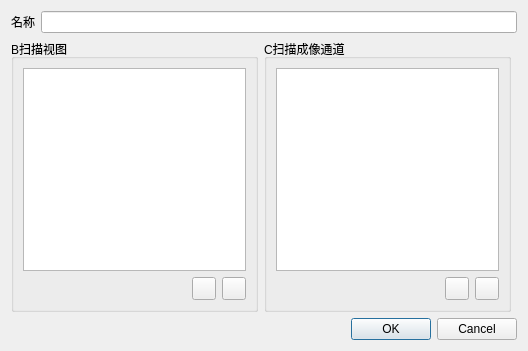
<?xml version="1.0" encoding="UTF-8"?>
<ui version="4.0">
 <class>PipeModeEdit</class>
 <widget class="QDialog" name="PipeModeEdit">
  <property name="geometry">
   <rect>
    <x>0</x>
    <y>0</y>
    <width>528</width>
    <height>351</height>
   </rect>
  </property>
  <property name="windowTitle">
   <string>扫描模式选项</string>
  </property>
  <layout class="QGridLayout" name="gridLayout">
   <item row="0" column="0" colspan="3">
    <layout class="QHBoxLayout" name="horizontalLayout_3">
     <item>
      <widget class="QLabel" name="label_9">
       <property name="text">
        <string>名称</string>
       </property>
      </widget>
     </item>
     <item>
      <widget class="QLineEdit" name="name"/>
     </item>
    </layout>
   </item>
   <item row="1" column="0">
    <widget class="QGroupBox" name="groupBox_4">
     <property name="title">
      <string>B扫描视图</string>
     </property>
     <layout class="QVBoxLayout" name="verticalLayout">
      <item>
       <widget class="QListWidget" name="bscan"/>
      </item>
      <item>
       <layout class="QHBoxLayout" name="horizontalLayout_2">
        <item>
         <spacer name="horizontalSpacer">
          <property name="orientation">
           <enum>Qt::Horizontal</enum>
          </property>
          <property name="sizeHint" stdset="0">
           <size>
            <width>40</width>
            <height>20</height>
           </size>
          </property>
         </spacer>
        </item>
        <item>
         <widget class="QToolButton" name="addPlot">
          <property name="icon">
           <iconset resource="../../../Resources/Resources.qrc">
            <normaloff>:/icons/plus.png</normaloff>:/icons/plus.png</iconset>
          </property>
         </widget>
        </item>
        <item>
         <widget class="QToolButton" name="removePlot">
          <property name="icon">
           <iconset resource="../../../Resources/Resources.qrc">
            <normaloff>:/icons/minus.png</normaloff>:/icons/minus.png</iconset>
          </property>
         </widget>
        </item>
       </layout>
      </item>
     </layout>
    </widget>
   </item>
   <item row="1" column="1">
    <widget class="QGroupBox" name="groupBox">
     <property name="title">
      <string>C扫描成像通道</string>
     </property>
     <layout class="QVBoxLayout" name="verticalLayout_2">
      <item>
       <widget class="QListWidget" name="images"/>
      </item>
      <item>
       <layout class="QHBoxLayout" name="horizontalLayout_4">
        <item>
         <spacer name="horizontalSpacer_2">
          <property name="orientation">
           <enum>Qt::Horizontal</enum>
          </property>
          <property name="sizeHint" stdset="0">
           <size>
            <width>40</width>
            <height>20</height>
           </size>
          </property>
         </spacer>
        </item>
        <item>
         <widget class="QToolButton" name="addImage">
          <property name="icon">
           <iconset resource="../../../Resources/Resources.qrc">
            <normaloff>:/icons/plus.png</normaloff>:/icons/plus.png</iconset>
          </property>
         </widget>
        </item>
        <item>
         <widget class="QToolButton" name="removeImage">
          <property name="icon">
           <iconset resource="../../../Resources/Resources.qrc">
            <normaloff>:/icons/minus.png</normaloff>:/icons/minus.png</iconset>
          </property>
         </widget>
        </item>
       </layout>
      </item>
     </layout>
    </widget>
   </item>
   <item row="2" column="0" colspan="3">
    <widget class="QDialogButtonBox" name="buttonBox">
     <property name="orientation">
      <enum>Qt::Horizontal</enum>
     </property>
     <property name="standardButtons">
      <set>QDialogButtonBox::Cancel|QDialogButtonBox::Ok</set>
     </property>
    </widget>
   </item>
  </layout>
 </widget>
 <resources>
  <include location="../../../Resources/Resources.qrc"/>
  <include location="../../../Resources/Resources.qrc"/>
 </resources>
 <connections>
  <connection>
   <sender>buttonBox</sender>
   <signal>accepted()</signal>
   <receiver>PipeModeEdit</receiver>
   <slot>accept()</slot>
   <hints>
    <hint type="sourcelabel">
     <x>248</x>
     <y>254</y>
    </hint>
    <hint type="destinationlabel">
     <x>157</x>
     <y>274</y>
    </hint>
   </hints>
  </connection>
  <connection>
   <sender>buttonBox</sender>
   <signal>rejected()</signal>
   <receiver>PipeModeEdit</receiver>
   <slot>reject()</slot>
   <hints>
    <hint type="sourcelabel">
     <x>316</x>
     <y>260</y>
    </hint>
    <hint type="destinationlabel">
     <x>286</x>
     <y>274</y>
    </hint>
   </hints>
  </connection>
 </connections>
</ui>
